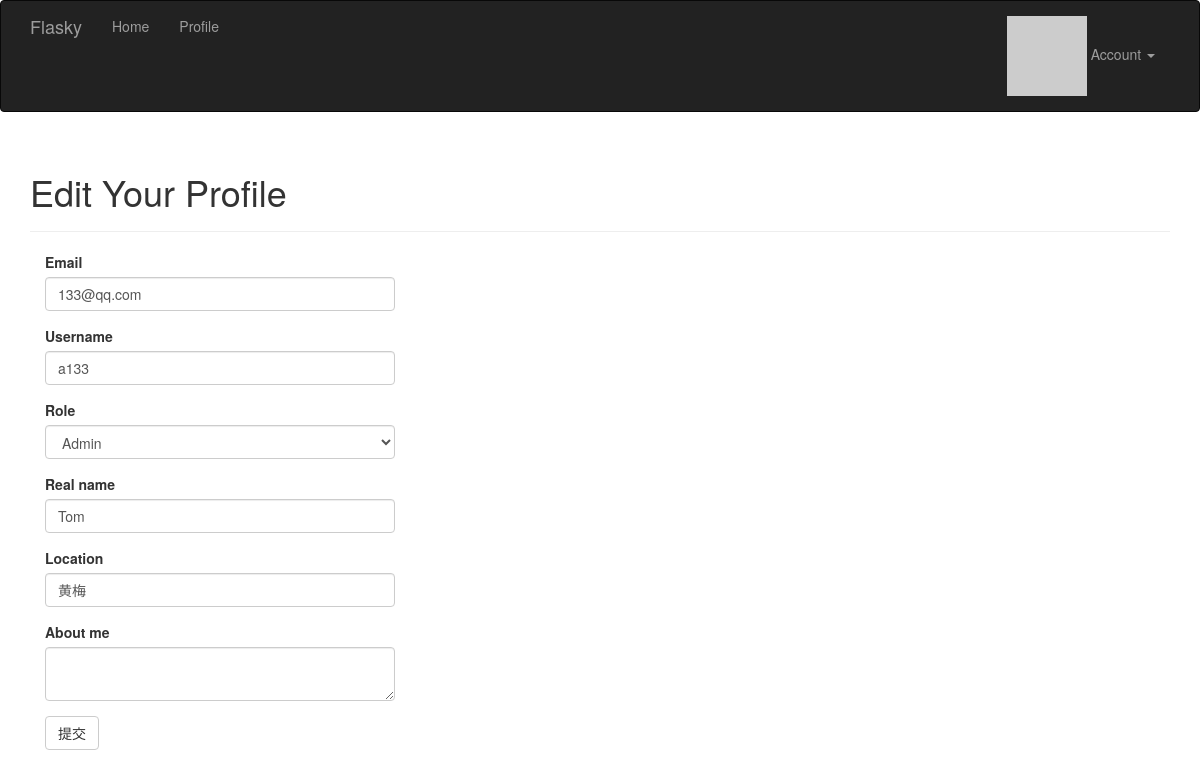
The app's page /edit-profile/2 (signed in) with its own data.
### app/model.py (models this page shows, shortened)
class User(UserMixin,db.Model):
    __tablename__ = 'users'
    id = db.Column(db.Integer,primary_key=True)
    email = db.Column(db.String(64), unique=True, index=True)
    username = db.Column(db.String(64),unique=True)
    role_id = db.Column(db.Integer,db.ForeignKey('roles.id'))
    password_hash = db.Column(db.String(128))
    name = db.Column(db.String(64))  #用户真实姓名
    location = db.Column(db.String(64))  #用户所在地
    about_me = db.Column(db.Text())  #自我介绍
    member_since = db.Column(db.DateTime(),default=datetime.utcnow)  #注册日期
    last_seen = db.Column(db.DateTime(),default=datetime.utcnow)  #最后访问时间
    avatar_hash = db.Column(db.String(32))
    posts = db.relationship('Post',backref='author',lazy='dynamic')
    def can(self,permissions):
        return self.role is not None and (self.role.permissions & permissions) == permissions
    def is_administrator(self):
        return self.can(Permissions.ADMINISTER)
    class AnonymousUser(AnonymousUserMixin):
        def can(self,permissions):
            return False
        def is_administrator(self):
            return False
    login_manager.anonymous_user = AnonymousUser
    def gravatar(self,size=100,default='identicon',rating='g'):
        if request.is_secure:
            url = 'https://secure.gravatar.com/avatar'
        else:
            url = 'http://www.gravatar.com/avatar'
        hash = self.avatar_hash or hashlib.md5(self.email.encode('utf-8')).hexdigest()
        return '{url}/{hash}?s={size}&d={default}&r={rating}'.format(url=url,hash=hash,size=size,default=default,rating=rating)
    def ping(self):
        self.last_seen = datetime.utcnow()
        db.session.add(self)
    @property
    def password(self):
        raise AttributeError('password is not a readable attribute')

### app/main/views.py (the view, shortened to what this page needs)
@main.route('/edit-profile/<int:id>',methods=['GET','POST'])
@login_required
@admin_required
def edit_profile_admin(id):
    user = User.query.get_or_404(id)
    form = EditProfileAdminForm(user)
    form.email.data = user.email
    form.username.data = user.username
    form.role.data = user.role
    form.name.data = user.name
    form.location.data = user.location
    form.about_me.data = user.about_me
    return render_template('main/edit_profile.html',form = form)

### app/main/forms.py (shortened to what this page needs)
class EditProfileAdminForm(FlaskForm):
    email = StringField('Email',validators=[DataRequired(),Length(1,64),Email()])
    username = StringField('Username', validators=[DataRequired(), Length(1, 64),
                                                   Regexp('^[A-Za-z][A-Za-z0-9_.]*$', 0,
                                                          'Username必须是字母数字下划线小数点且以字母开头')])
    role = SelectField('Role',coerce=int)
    name = StringField('Real name', validators=[Length(0, 64)])
    location = StringField('Location', validators=[Length(0, 64)])
    about_me = TextAreaField('About me')
    submit = SubmitField('提交')
    def __init__(self,user,*args,**kwargs):
        super().__init__(*args,**kwargs)
        self.role.choices = [(role.id,role.name) for role in Role.query.order_by(Role.name).all()]
        self.user = user

### app/auth/views.py (called while the page is built)
@auth.before_app_request
def before_request():
    if current_user.is_authenticated:
        current_user.ping()

### app/main/__init__.py (called while the page is built)
@main.app_context_processor
def inject_permissions():
    return dict(Permissions=Permissions)

### app/model.py (called while the page is built)
@login_manager.user_loader
def load_user(user_id):
    return User.query.get(int(user_id))

### app/templates/main/edit_profile.html (shortened to what this page needs)
{% extends "base.html" %}
{% import "bootstrap/wtf.html" as wtf %}
{% block page_content %}
<div class="page-header">
    <h1>Edit Your Profile</h1>
</div>
<div class="col-md-4">
    {{ wtf.quick_form(form) }}
</div>
{% endblock %}

### records on screen
User: email "133@qq.com", username "a133", role "Admin", name "Tom", location "黄梅"
